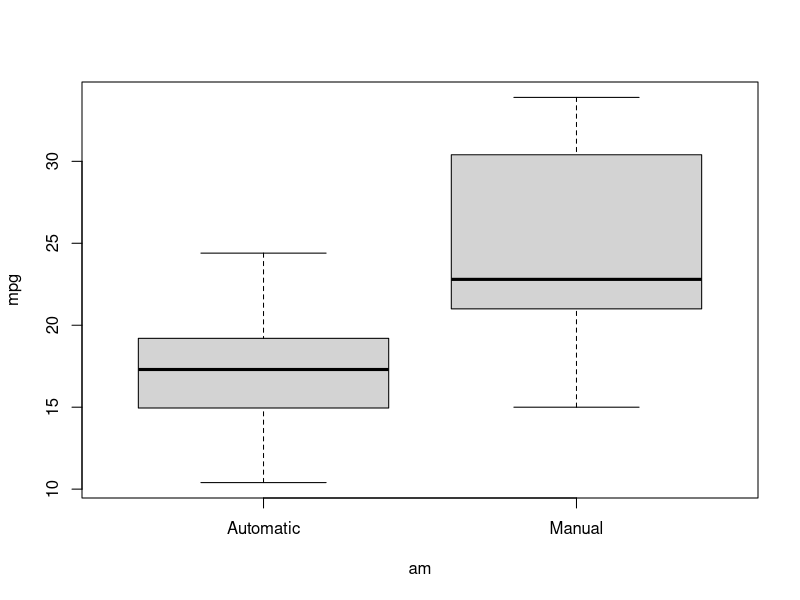
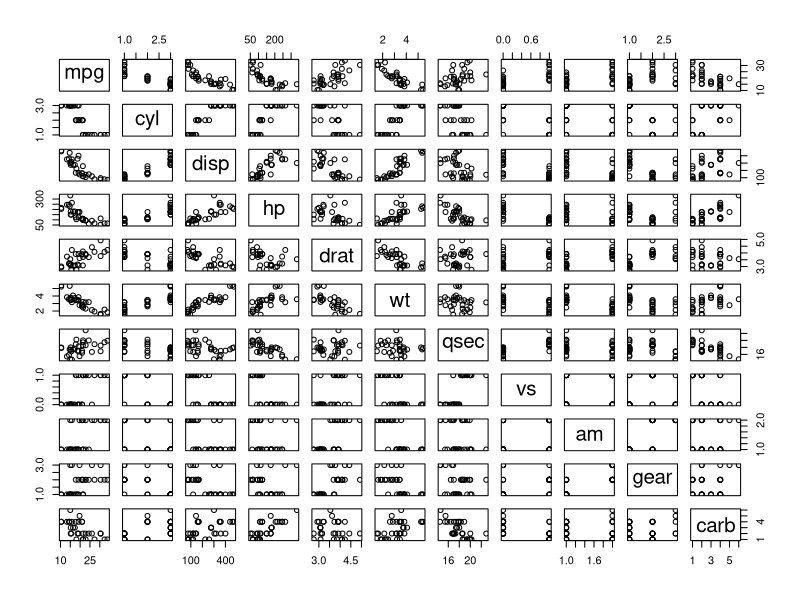
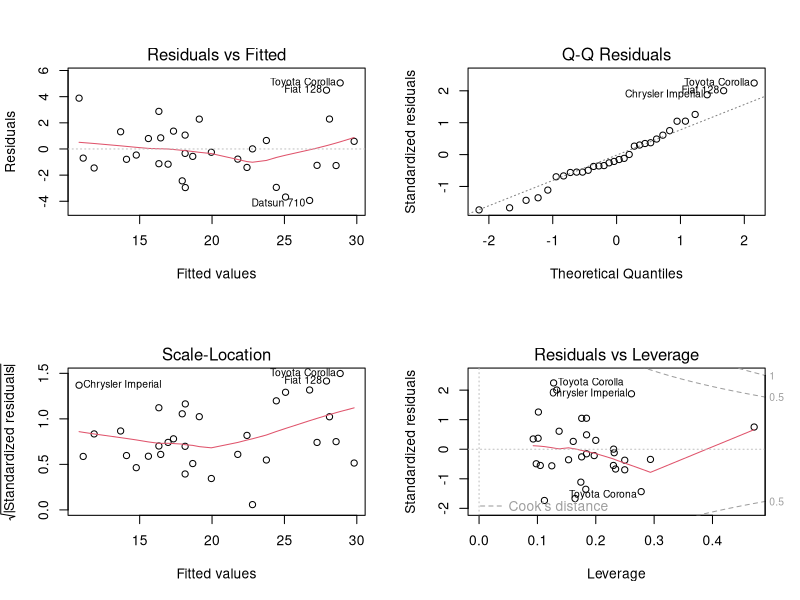

Recreate these plots in R, in order.
## ---- chunk 1
# Load tidyverse package
library(tidyverse)
## ---- chunk 2

# Load mtcars dataset
data(mtcars) 
## ---- chunk 3
# Use dim() to obtain the dimensions of the data frame
dim(mtcars) 
## ---- chunk 4
# Use head() to obtain the first n observations of the dataset.
head(mtcars, 3)
## ---- chunk 5
# Use the str() function to return the structure of the mtcars dataset. 
str(mtcars)
## ---- chunk 6
# Display the correlation between mpg and the other variables in mtcars
cor(mtcars)[1,]
## ---- chunk 7
# Recode selected numeric variables as factors
mtcars$cyl <- factor(mtcars$cyl)
mtcars$am <- factor(mtcars$am, labels = c("Automatic", "Manual")) # 0 = automatic, 1 = manual
mtcars$gear <- factor(mtcars$gear)
mtcars$carb <- factor(mtcars$carb)
## ---- chunk 8
# Aggregate the mpg by transmission type (auto, manual)
aggregate(mpg~am, data = mtcars, mean)
## ---- chunk 9
# Quantify the difference in mpg for the am variable with a t-test.
t.test(mpg ~ am, data = mtcars)
## ---- chunk 10
# Use lm function to fit a linear model with mpg as the outcome and am as the predictor.
fit <- lm(mpg~am, data = mtcars)

# View summary of lm fit.
summary(fit)
## ---- chunk 11
# Use the lm function to fit the linear model with mpg as the outcome and the other variables as 
# predictors.
fit1 <- lm(mpg ~ ., data = mtcars)
## ---- chunk 12
mv_fit <- step(fit1, direction = "both")

## ---- chunk 13
# View summary of mv_fit model
summary(mv_fit)
## ---- chunk 14
# Use anova function to compare the base model against the best model.
anova(fit, mv_fit)
## ---- chunk 15
# Test the confidence of the model.
confint(mv_fit)
## ---- chunk 16
plot(mpg~am, data = mtcars)
## ---- chunk 17
pairs(mpg~., data = mtcars)
## ---- chunk 18
par(mfrow = c(2,2))
plot(mv_fit)
